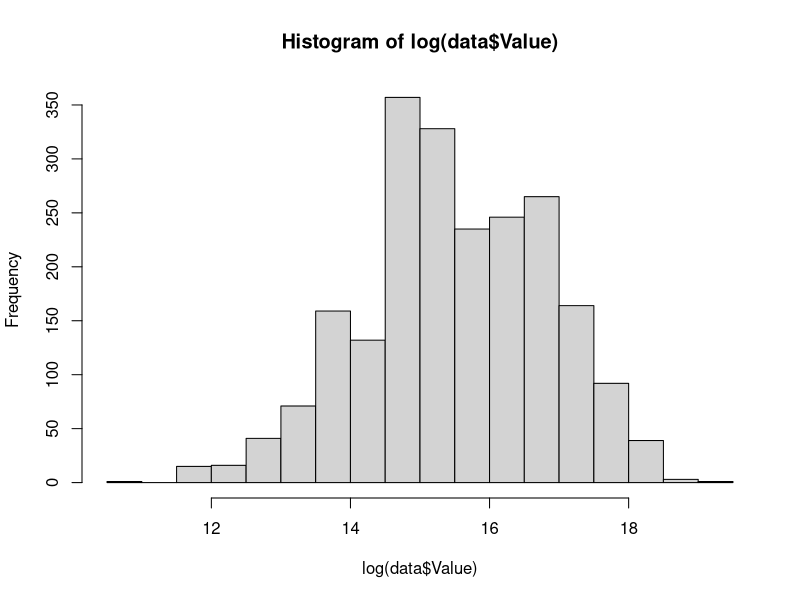

Write R code to recreate this figure. (Note: this script raises an error after producing the figure.)
library(caret)
library(dplyr)
library(ggplot2)
library(MASS)
options(scipen=999)
data = read.csv('complete.csv')
data = data[complete.cases(data),]
data$Pos = substr(data$Pos,1,2)
data = na.omit(data)
summary(log(data$Value))
hist(log(data$Value))
qqplot(log(data$Value))
par(mfrow = c(1,3))
boxplot(log(data$Value))
hist(log(data$Value))
qqnorm(log(data$Value)); qqline(log(data$Value))
# PART 1: DATA PREPARATION
col = c('Rk', 'Player', 'Nation', 'Pos', 'Squad', 'Comp',
        'Age','MP','Starts','Min','Goals', 'Shots','SoT.',
        'PasTotCmp','PasTotCmp.','Assists','PPA',
        'Sw','GCA','TklWon','Blocks','Int','Clr',
        'Err','Touches','ToAtt','ToSuc.','Carries','Rec',
        'Fld','Crs','Recov','AerWon','Value')
col2 = c('Rk', 'Player', 'Nation', 'Pos', 'Squad', 'Comp')
data = data[, col]
data1 = data

data_reg = subset(data, Min>=500)
data_sub = subset(data, Min<500)
summary(data_reg$Value)
summary(data_sub$Value)
t.test(data_reg$Value, data_sub$Value)
# p_value too small, use H1: minutes played having a significant impact on price

data = subset(data, Min>=500)

# PART 1: COMPARING VALUE BY POSITION

# Split data by position
count = data %>% group_by(Pos) %>% summarise(Total=n(), Max_Value=max(Value))
count$Pos = factor(count$Pos, levels=c('FW','MF','DF','GK'))
ggplot(count, aes(x = Pos, y = Total, fill = Pos)) + geom_bar(stat = "identity")
data_fw = subset(data, Pos=='FW')
data_mf = subset(data, Pos=='MF')
data_df = subset(data, Pos=='DF')
data_gk = subset(data, Pos=='GK')

# Plot the value boxplot
par(mfrow = c(1,4))
boxplot(data_fw$Value, main = 'Forward Value', ylim=c(0,50000000))
summary(data_fw$Value)
boxplot(data_mf$Value, main = 'Midfielder Value', ylim=c(0,50000000))
summary(data_mf$Value)
boxplot(data_df$Value, main = 'Defender Value', ylim=c(0,50000000))
summary(data_df$Value)
boxplot(data_gk$Value, main = 'Goalkeeper Value', ylim=c(0,50000000))
summary(data_gk$Value)
ggplot(count, aes(x = Pos, y = Max_Value, fill = Pos)) + geom_bar(stat = "identity")

# Plot the distribution between each position
hist(data_fw$Value, main='Forward', col='blue', breaks=seq(0,200000000,10000000), xlim=c(0,200000000)); abline(v = mean(data_fw$Value), col = "red")
hist(data_mf$Value, main='Midfielder', col='darkgreen', breaks=seq(0,200000000,10000000), xlim=c(0,200000000)); abline(v = mean(data_mf$Value), col = "red")
hist(data_df$Value, main='Defender', col='orange', breaks=seq(0,200000000,10000000), xlim=c(0,200000000)); abline(v = mean(data_df$Value), col = "red")
hist(data_gk$Value, main='Goalkeeper', col='yellow', breaks=seq(0,200000000,10000000), xlim=c(0,200000000)); abline(v = mean(data_gk$Value), col = "red")


# PART 3: ANALYZING IMPORTANT SKILLS OF A FORWARD
data_fw_test = data_fw[,-seq(1,6)]
nor=function(x){(x - min(x))/(max(x)-min(x))}
data_fw_test[,]=sapply(data_fw_test[,],nor)

corr = cor(data_fw_test, data_fw_test$Value)
corr_fw = as.data.frame(corr)
skills_fw = subset(corr_fw, V1>=0.25)

# Most important: Goals, Shots, Attacking Touches, Ball Control
# Second important: Chance Creating, Passing, Ball Carries

# PART 4: ANALYZING IMPORTANT SKILLS OF A MIDFIELDER
data_mf_test = data_mf[,-seq(1,6)]
nor=function(x){(x - min(x))/(max(x)-min(x))}
data_mf_test[,]=sapply(data_mf_test[,],nor)

corr = cor(data_mf_test, data_mf_test$Value)
corr_mf = as.data.frame(corr)
skills_mf = subset(corr_mf, V1>=0.25)

# Most important: Ball Control, Goals/Assist, Chance Creating
# Second important: Passing, Middle Touches, Ball Carries

# PART 5: ANALYZING IMPORTANT SKILLS OF A DEFENDER
data_df_test = data_df[,-seq(1,6)]
nor=function(x){(x - min(x))/(max(x)-min(x))}
data_df_test[,]=sapply(data_df_test[,],nor)

corr = cor(data_df_test, data_df_test$Value)
corr_df = as.data.frame(corr)
skills_df = subset(corr_mf, V1>=0.25)
# Most important: Ball Control, Chance Creating, Ball Carries
# Second important: Defensive Skills, Attack Contribution, Passing

# PART 6: TESTING LINEAR REGRESSION
set.seed(100)
training.idx = sample(1:nrow(data_fw_test), size=nrow(data_fw_test)*0.8)
train.data = data_fw_test[training.idx,]
test.data = data_fw_test[-training.idx,]
linreg = lm(Value~., data=train.data)
summary(linreg)
prediction = predict(linreg, test.data)
RMSE(prediction, test.data$Value)
sd(test.data$Value)
# 58% variability of FW Value can be described

set.seed(100)
training.idx = sample(1:nrow(data_mf_test), size=nrow(data_mf_test)*0.8)
train.data = data_mf_test[training.idx,]
test.data = data_mf_test[-training.idx,]
linreg = lm(Value~., data=train.data)
summary(linreg)
prediction = predict(linreg, test.data)
RMSE(prediction, test.data$Value)
sd(test.data$Value)
# 53% variability of MF Value can be described

set.seed(100)
training.idx = sample(1:nrow(data_df_test), size=nrow(data_df_test)*0.8)
train.data = data_df_test[training.idx,]
test.data = data_df_test[-training.idx,]
linreg = lm(Value~., data=train.data)
summary(linreg)
prediction = predict(linreg, test.data)
RMSE(prediction, test.data$Value)
sd(test.data$Value)
# 41% variability of DF Value can be described 
# Conclusion: Linear Regression best fit for FW, not very good for MF/DF

# PART 7: OTHER STATISTICAL TESTS

# QQ-plot for checking normality: Log follows normal distribution
qqnorm(log(data_fw$Value)); qqline(log(data_fw$Value))
qqnorm(log(data_mf$Value)); qqline(log(data_mf$Value))
qqnorm(log(data_df$Value)); qqline(log(data_df$Value))
shapiro.test(log(data_mf$Value))
var.test(log(data_fw$Value),log(data_mf$Value))


# PART 8: MULTIPLE LINEAR REGRESSION FOR ALL
data2 = data1[,-seq(1:6)]
data2[,-28] = sapply(data2[,-28], nor)
data2$Value = sapply(data2$Value, log)
corr_data2 = as.data.frame(cor(data2, log(data2$Value)))

set.seed(100)
training.idx = sample(1:nrow(data2), size=nrow(data2)*0.8)
train.data = data2[training.idx,]
test.data = data2[-training.idx,]
linreg = lm(Value~., data=train.data)
summary(linreg)

hist(log(data$Value))

var.test(data_df$Value, data_gk$Value)
t.test(data_fw$Value, data_mf$Value)

cor.test(log(data$Value), data$Sw)
var.test(data_sub$Value, data_reg$Value)
boxplot(data_reg$Value); boxplot(data_sub$Value)

# PART 9: IMPROVED LINEAR REGRESSION
model = lm(log(Value)~., data=data2)
step(model, direction='backward')
summary(step(model, direction='backward'))

boxcox(log(data2$Value)~., data = data2)
# PART 10: COMPARE REGULAR AND IRREGULAR PLAYERS
par(mfrow = c(1,2))
boxplot(data_reg$Value, main='Regular', ylim=c(0,100000000))
boxplot(data_sub$Value, main='Substitution', ylim=c(0,100000000))

# LINEAR REGRESSION WITH BACKWARD ELIMINATION
model5 =lm(log(data2$Value) ~ ., data=data2)
step(model5, direction="backward") 

data_fw = data_fw[,-seq(1,6)]
model = lm(log(data_fw$Value)~., data=data_fw)
step(model, direction='backward')

data_mf = data_mf[,-seq(1,6)]
model = lm(log(data_mf$Value)~., data=data_mf)
step(model, direction='backward')
